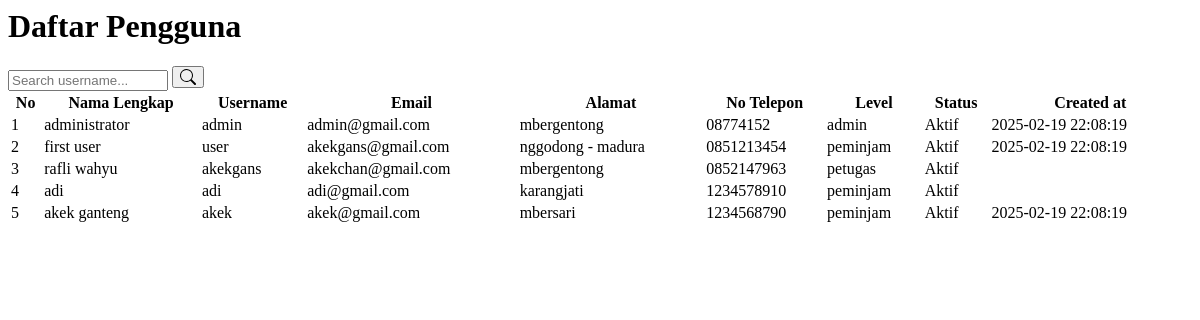
/anggota.php, run on the app's committed database.
### tables this page shows
CREATE TABLE `user` (
  `id_user` int NOT NULL,
  `nama` varchar(255) DEFAULT NULL,
  `username` varchar(255) DEFAULT NULL,
  `password` varchar(255) DEFAULT NULL,
  `email` varchar(255) DEFAULT NULL,
  `alamat` text,
  `no_telepon` varchar(255) DEFAULT NULL,
  `level` enum('admin','petugas','peminjam') DEFAULT NULL,
  `created_at` varchar(255) NOT NULL,
  `status` enum('aktif','banned') NOT NULL
);

### anggota.php (the view, shortened to what this page needs)
<h1 class="mt-4">Daftar Pengguna</h1>
<div class="row">
    <div class="col-md-12">
        <div class="table-responsive">
            <div class="bg-light d-flex justify-content-center align-items-center m-4">
    <div class="position-relative">
        <?php if ($_SESSION['user']['level'] != 'peminjam') {
            $srch = "username";
        } else {
            $srch = "nama lengkap";
        } ?>
        <input type="text"
               class="form-control rounded-pill search-bar pe-5"
               placeholder="Search <?php echo $srch; ?>..."
               id="searchInput"
               aria-label="Search">
        <button class="btn position-absolute top-50 end-0 translate-middle-y" type="button">
        </button>
    </div>
</div>
            <table class="table table-bordered border-2 shadow-lg table-hover rounded-3 overflow-hidden" id="dataTable" width="100%">
                <thead class="bg-primary text-white">
                    <tr>
                        <th>No</th>
                        <th>Nama Lengkap</th>
                        <?php if ($_SESSION['user']['level'] != 'peminjam') { ?>
                            <th>Username</th>
                            <th>Email</th>
                            <th>Alamat</th>
                            <th>No Telepon</th>
                            <th>Level</th>
                            <th>Status</th>
                            <th>Created at</th>
                        <?php } ?>
                    </tr>
                </thead>
                <tbody id="tableBody">
                    <?php
                    $s = 1;
                    $query = mysqli_query($conn, "SELECT * FROM user");
                    while ($data = mysqli_fetch_array($query)) {
                    ?>
                    <tr class="table-primary border-2">
                        <td><?php echo $s++; ?></td>
                        <td class="nama"><?php echo $data['nama']; ?></td>
                        <?php if ($_SESSION['user']['level'] != 'peminjam') { ?>
                            <td class="username"><?php echo $data['username']; ?></td>
                            <td><?php echo $data['email']; ?></td>
                            <td><?php echo $data['alamat']; ?></td>
                            <td><?php echo $data['no_telepon']; ?></td>
                            <td><?php echo $data['level']; ?></td>
                            <td>
                                <?php if ($data['status'] == 'aktif') { ?>
                                    <span class="badge bg-success">Aktif</span>
                                <?php } else { ?>
                                    <span class="badge bg-danger">Banned</span>
                                <?php } ?>
                            </td>
                            <td><?php echo $data['created_at'] ?></td>
                        <?php } ?>
                    </tr>
                    <?php } ?>
                </tbody>
            </table>
        </div>
    </div>
</div>

### anggota.php (style rules this page uses)
.search-bar { transition: width 0.3s ease-in-out; width: 160px; }

### data on the page
user: nama "administrator", username "admin", email "admin@gmail.com", alamat "mbergentong", no_telepon "08774152", level "admin", status "Aktif", created_at "2025-02-19 22:08:19"
user: nama "first user", username "user", email "akekgans@gmail.com", alamat "nggodong - madura", no_telepon "0851213454", level "peminjam", status "Aktif", created_at "2025-02-19 22:08:19"
user: nama "rafli wahyu", username "akekgans", email "akekchan@gmail.com", alamat "mbergentong", no_telepon "0852147963", level "petugas", status "Aktif"
user: nama "adi", username "adi", email "adi@gmail.com", alamat "karangjati", no_telepon "1234578910", level "peminjam", status "Aktif"
user: nama "akek ganteng", username "akek", email "akek@gmail.com", alamat "mbersari", no_telepon "1234568790", level "peminjam", status "Aktif", created_at "2025-02-19 22:08:19"
